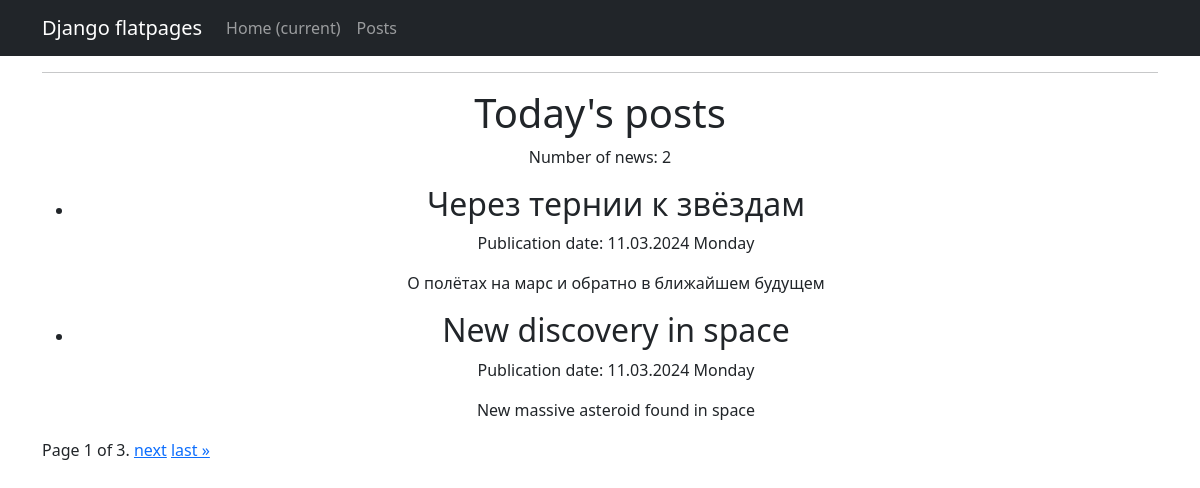
/posts/, run on an earlier commit of the app's database.
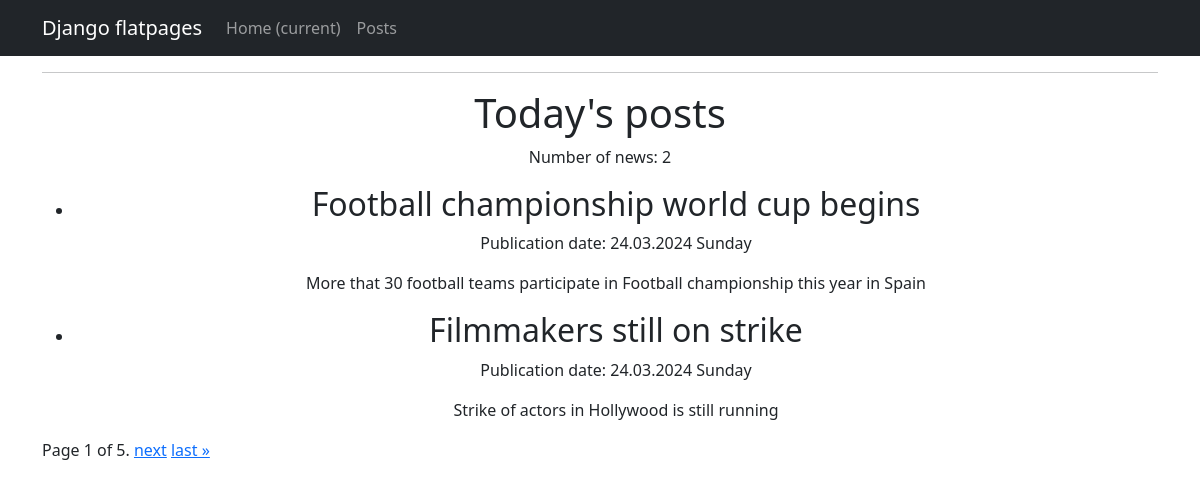
And on a later commit of the database.
### news/models.py (models this page shows, shortened)
class Post(models.Model):
    ARTICLE = 'article'
    NEWS = 'news'
    POST_CHOICES = [
        (ARTICLE, 'Article'),
        (NEWS, 'News'),
    ]
    author = models.ForeignKey(settings.AUTH_USER_MODEL, on_delete=models.CASCADE, default=1)
    post_type = models.CharField(max_length=7, choices=POST_CHOICES)
    created_at = models.DateTimeField(auto_now_add=True)
    categories = models.ManyToManyField(Category, through='PostCategory')
    title = models.CharField(max_length=200)
    text = models.TextField()
    rating = models.IntegerField(default=0)

### news/views.py (the view)
# urls.py: path('', PostsList.as_view(), name='post_list'),
class PostsList(ListView):
    model = Post
    template_name = 'posts.html'
    context_object_name = 'Posts'
    paginate_by = 2 # вот так мы можем указать количество записей на странице
    def get_queryset(self):
        return Post.objects.order_by('-created_at')

### news/templatetags/custom_filters.py (called while the page is built)
@register.filter
def censor(text):
    if not isinstance(text, str):
        raise ValueError("The censor filter can only be applied to strings.")
    bad_words = ['редиска']  #  слова для цензора
    for word in bad_words:
        pattern = re.compile(r'\b' + re.escape(word) + r'\b', re.IGNORECASE)
        text = pattern.sub(word[0] + '*' * (len(word) - 1), text)
    return text

### templates/posts.html (shortened to what this page needs)
{% extends 'flatpages/default.html' %}
{% load custom_filters %}!
{% load custom_tags %}
{% block content %}
<h1>Today's posts</h1>
    <p>Number of news: {{ Posts|length }}</p>
    <ul>
        {% for post in page_obj %}
            <li>
                <h2>{{ post.title }}</h2>
                <p>Publication date: {{ post.created_at|date:"d.m.Y l" }}</p>
                <p>{{ post.text|truncatewords:30|censor }}</p>
            </li>
        {% endfor %}
    </ul>
<div class="pagination">
    {% if is_paginated %}
        <span class="step-links">
            <span class="current">
                Page {{ page_obj.number }} of {{ page_obj.paginator.num_pages }}.
            </span>
            {% if page_obj.has_next %}
                <a href="?page={{ page_obj.next_page_number }}">next</a>
                <a href="?page={{ page_obj.paginator.num_pages }}">last &raquo;</a>
            {% endif %}
        </span>
    {% else %}
        <p>No results found.</p>
    {% endif %}
</div>
{% endblock %}

### templates/flatpages/default.html (shortened to what this page needs)
<!DOCTYPE html>
<html lang="en">
    <head>
        {% load static %}
        <link href="{% static 'css/styles.css' %}" rel="stylesheet" />
    </head>
    <body>
    <nav class="navbar navbar-expand-lg navbar-dark bg-dark static-top">
        <div class="container">
            <a class="navbar-brand" href="#">Django flatpages</a>
            <div class="collapse navbar-collapse" id="navbarResponsive">
                <ul class="navbar-nav ml-auto">
                    <li class="nav-item active">
                        <a class="nav-link" href="#">Home
                            <span class="sr-only">(current)</span>
                        </a>
                    </li>
                    <li class="nav-item">
                        <a class="nav-link" href="/posts/">Posts</a>
                    </li>
                </ul>
            </div>
        </div>
    </nav>
        <div class="container">
            <div class="row">
                <div class="col-lg-12 text-center">
                    <hr>
                    {% block content %}{% endblock content %}
                </div>
            </div>
        </div>
    </body>
</html>

What changed in the data, as far as the page shows it:
no longer on this page (row unchanged): Post: title "Через тернии к звёздам", created_at "11.03.2024 Monday", text|censor "О полётах на марс и обратно в ближайшем будущем"
no longer on this page (row unchanged): Post: title "New discovery in space", created_at "11.03.2024 Monday", text|censor "New massive asteroid found in space"
added Post: title "Football championship world cup begins", created_at "24.03.2024 Sunday", text|censor "More that 30 football teams participate in Football championship this year in Spain"
added Post: title "Filmmakers still on strike", created_at "24.03.2024 Sunday", text|censor "Strike of actors in Hollywood is still running"
Also different on the page:
{{ page_obj.paginator.num_pages }}: "3" → "5"
